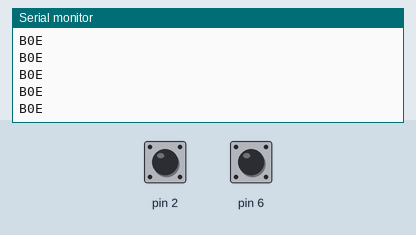
Simulated run of this sketch. Board: Arduino Uno, built with avr-gcc and run on an emulated ATmega328P. On the bench: the last lines printed to the serial monitor. The test bench sets the inputs (shaded band); at power-on: pin 2 HIGH, pin 6 HIGH.

Above: at 1.2 s.
1.3 s: pin 2 pulled LOW for 0.15 s
2.9 s: pin 6 pulled LOW for 0.15 s
4.5 s: pin 2 driven LOW and pin 6 driven LOW
7.5 s: pin 2 driven HIGH
At 8.3 s:
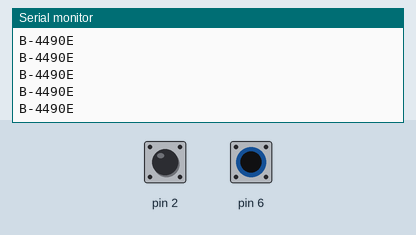
10.5 s: pin 6 driven HIGH
At 11.5 s:
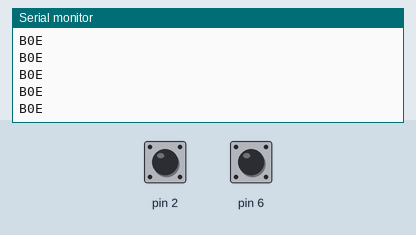
Timing chart, 0 to 13.0 s (numbered marks = the images above; inputs shaded):
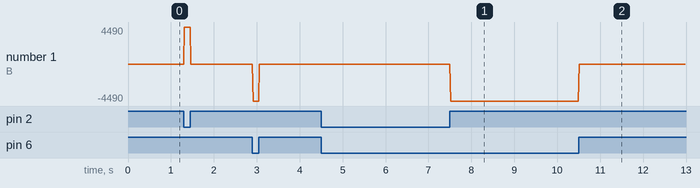

Measured:
- after the input at 7.5 s, the serial monitor: prints a new line at once (image 1)
- after the input at 10.5 s, the serial monitor: prints a new line at once (image 2)
- plotted number 1: 0 → -4490 after the input at 7.5 s, -4490 → 0 after the input at 10.5 s

The sketch:

send_to_node_stripe.ino
```cpp
#include <CapacitiveSensor.h>

/*
 * CapitiveSense Library Demo Sketch
 * Paul Badger 2008
 * Uses a high value resistor e.g. 10M between send pin and receive pin
 * Resistor effects sensitivity, experiment with values, 50K - 50M. Larger resistor values yield larger sensor values.
 * Receive pin is the sensor pin - try different amounts of foil/metal on this pin
 */

//should be used with the read_serial_stripe nodejs project
//sending only one axys

CapacitiveSensor   cs_4_2 = CapacitiveSensor(4,2);        // 10M resistor between pins 4 & 2, pin 2 is sensor pin, add a wire and or foil if desired
CapacitiveSensor   cs_4_6 = CapacitiveSensor(4,6);        // 10M resistor between pins 4 & 6, pin 6 is sensor pin, add a wire and or foil
//CapacitiveSensor   cs_4_8 = CapacitiveSensor(4,8);        // 10M resistor between pins 4 & 8, pin 8 is sensor pin, add a wire and or foil
//CapacitiveSensor   cs_4_10 = CapacitiveSensor(4,10);        // 10M resistor between pins 4 & 8, pin 8 is sensor pin, add a wire and or foil

void setup()
{
   cs_4_2.set_CS_AutocaL_Millis(0xFFFFFFFF);     // turn off autocalibrate on channel 1 - just as an example
   Serial.begin(9600);
}

void loop()
{
    long start = millis();
    long total1 =  cs_4_2.capacitiveSensor(30);
    long total2 =  cs_4_6.capacitiveSensor(30);
//    long total3 =  cs_4_8.capacitiveSensor(30);
//    long total4 =  cs_4_10.capacitiveSensor(30);

//    Serial.print(millis() - start);        // check on performance in milliseconds
//    Serial.print("\t");                    // tab character for debug windown spacing

//    Serial.print("t1: ");
//    Serial.print(total1);
//    Serial.print("\t");
////
//    Serial.print("t2: ");
//    Serial.print(total2);
//    Serial.print("\t");

//    Serial.print("X: ");
    Serial.print('B');
    Serial.print(total1 - total2);
    Serial.print('E');
//    Serial.print("\t");

//    Serial.print("t3: ");
//    Serial.print(total3);
//    Serial.print("\t");
//
//    Serial.print("t4: ");
//    Serial.print(total4);
//    Serial.print("\t");

//    Serial.print("Y: ");
//    Serial.print(total4 - total3);
//    Serial.print("\t");

    Serial.println();    // print sensor output 3

    delay(10);                             // arbitrary delay to limit data to serial port
}
```
